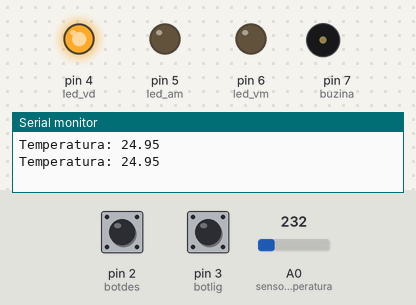
The sketch below on a simulated Arduino Uno, built with avr-gcc and run on an emulated ATmega328P. On the bench: output pins drawn as LEDs (lit = HIGH), buzzer (waves = sounding), the last lines printed to the serial monitor. Inputs (shaded band) come from the test bench; at power-on: A0 (sensor_temperatura) = 232, pin 2 (botdes) HIGH, pin 3 (botlig) LOW.

Above: at 1.8 s.
1.9 s: A0 (sensor_temperatura) set to 247
4.2 s: A0 (sensor_temperatura) set to 267
At 6.3 s:
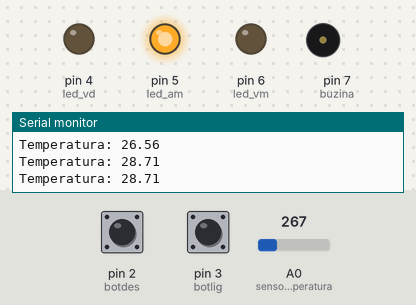
7.5 s: A0 (sensor_temperatura) set to 290
At 9.9 s:
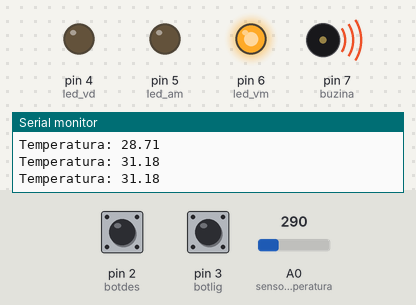
10.5 s: A0 (sensor_temperatura) set to 266
At 13.2 s:
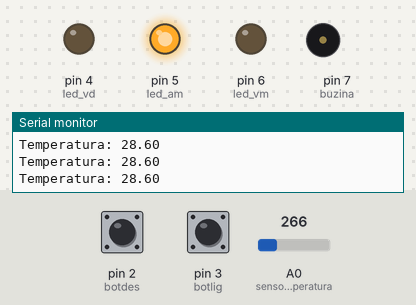
13.5 s: A0 (sensor_temperatura) set to 250
At 15.8 s:
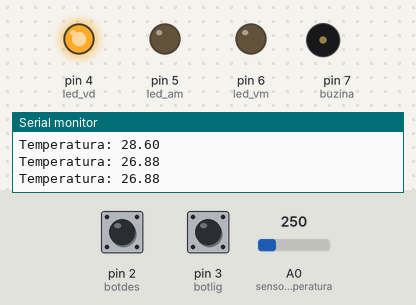
Timing chart, 0 to 17.3 s (numbered marks = the images above; inputs shaded):
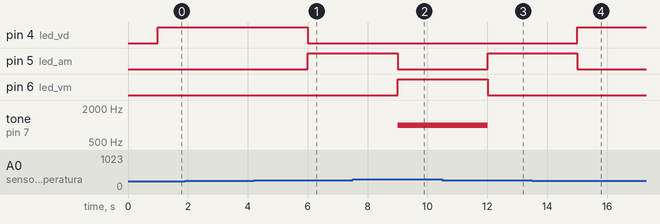

Measured:
- the behaviour switches between 260 and 261 on A0 (sensor_temperatura) (found by bisection; images 0 and 1)
- after the input at 4.2 s, pin 4 (led_vd): HIGH → LOW after 1.8 s; pin 5 (led_am): LOW → HIGH after 1.8 s
- after the input at 7.5 s, pin 5 (led_am): HIGH → LOW after 1.5 s; pin 6 (led_vm): LOW → HIGH after 1.5 s; tone on pin 7 (buzina): silent → 1000 Hz after 1.5 s
- after the input at 10.5 s, pin 5 (led_am): LOW → HIGH after 1.5 s; pin 6 (led_vm): HIGH → LOW after 1.5 s; tone on pin 7 (buzina): 1000 Hz → silent after 1.5 s
- after the input at 13.5 s, pin 4 (led_vd): LOW → HIGH after 1.5 s; pin 5 (led_am): HIGH → LOW after 1.5 s

The sketch:

aula10_281217_DESAFIO-SISTEMA-ALARME.ino
```cpp
const int sensor_temperatura = A0;
int leitura_sensor;
float temperatura;
int led_vm = 6;   //vermelho
int led_am = 5;   //amarelo
int led_vd = 4;   //verde
int leitura_buzina;
int buzina = 7;
int botlig = 3;   //botão que liga vermelho e buzina
int botdes = 2;   //botão que volta para estado normal, sem ser de alerta
int estlig = LOW;
int estdes = LOW;

void setup() {
  // put your setup code here, to run once:
analogReference(INTERNAL);  //como capitar a referencia da porta analógica
Serial.begin(9600);
pinMode (led_vm,OUTPUT);
pinMode (led_am,OUTPUT);
pinMode (led_vd,OUTPUT);
pinMode (buzina,OUTPUT);
pinMode (botlig,INPUT);   //botão sempre tem que estar como INPUT
pinMode (botdes,INPUT);   //botão sempre tem que estar como INPUT
}

void loop() {
  // put your main code here, to run repeatedly:
estlig = digitalRead (botlig);
estdes = digitalRead (botdes);

leitura_sensor = analogRead(sensor_temperatura);
temperatura = leitura_sensor * 0.1075268817204301;
Serial.print("Temperatura: ");
Serial.println(temperatura);
delay(1000);

if (temperatura < 28){
  noTone(buzina);   //não liga buzina
  digitalWrite(led_vd,HIGH);
  digitalWrite(led_am,LOW);
  digitalWrite(led_vm,LOW);
}

else if (temperatura >= 28 && temperatura < 30){
  noTone(buzina);   //não liga buzina
  digitalWrite(led_am,HIGH);
  digitalWrite(led_vm,LOW);
  digitalWrite(led_vd,LOW);
  }

  if (temperatura >= 30) {

  tone (buzina,1000);   //liga buzina somente quando estier vermelho
  digitalWrite(led_vm,HIGH);
  digitalWrite(led_am,LOW);
  digitalWrite(led_vd,LOW);
   }

if (estlig == HIGH)   //quando o botão estiver ligado
{

   while (estdes == LOW)  // e enquanto o outro botão estiver desligado, vai rodar toda funcão do led_vm
   {
  tone (buzina,1000);
  digitalWrite(led_vm,HIGH);
  digitalWrite(led_am,LOW);
  digitalWrite(led_vd,LOW);
  estdes = digitalRead (botdes);    //quando você ligar o alarme e deseja desliga-lo, clique no outro botao, no definido para desligar
   }
}
}
```
